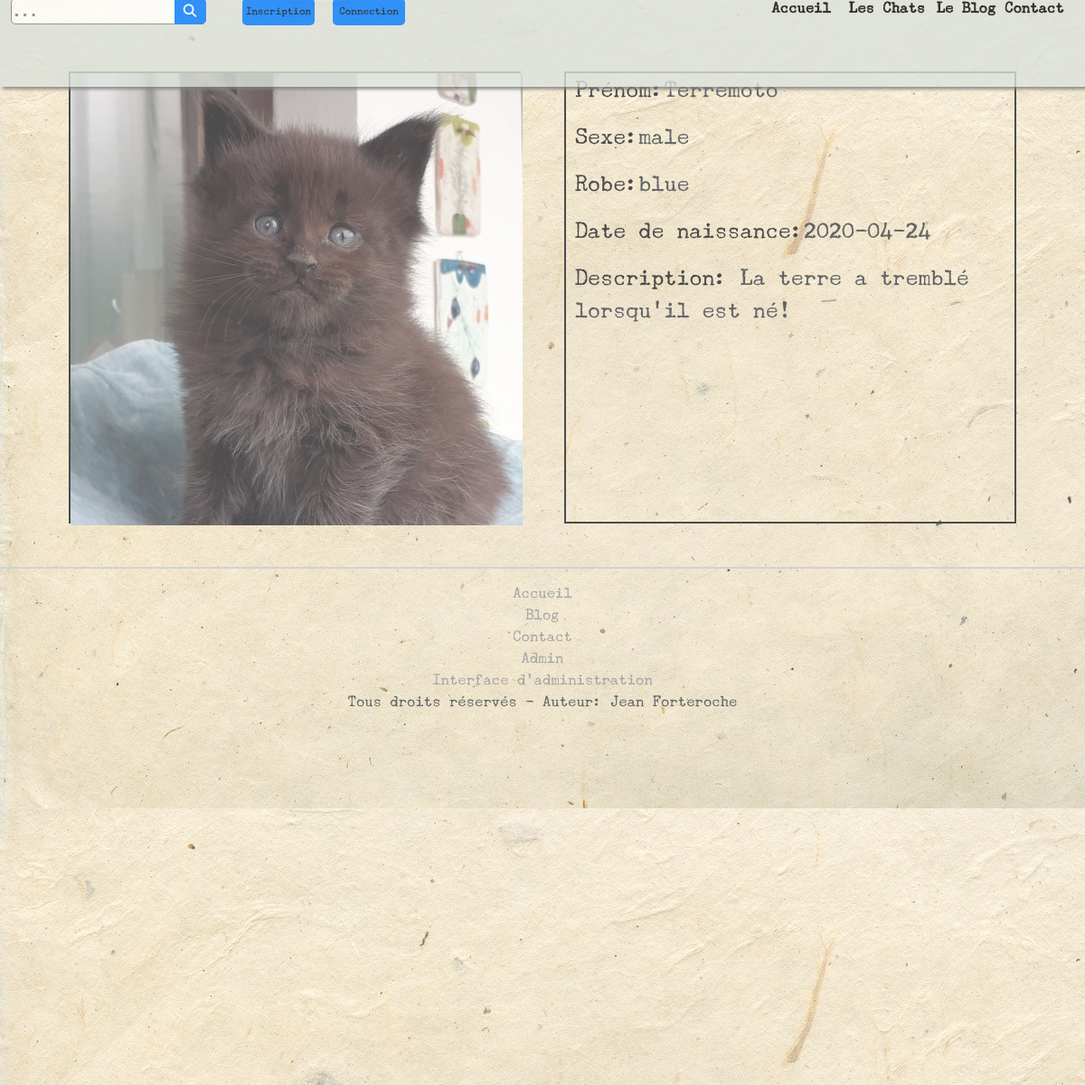
The app's page /index.php?action=maine_coon_kittens with its own data.
### tables this page shows
CREATE TABLE IF NOT EXISTS `cat_data` (
  `id` int(250) NOT NULL AUTO_INCREMENT,
  `name` varchar(250) NOT NULL,
  `breeder` varchar(250) NOT NULL,
  `gender` varchar(250) NOT NULL,
  `dob` date NOT NULL,
  `coat_color` varchar(250) NOT NULL,
  `hair_type` varchar(250) NOT NULL,
  `tabby_marking` varchar(250) NOT NULL,
  `eye_coloration` varchar(250) NOT NULL,
  `pattern_of_coat` varchar(250) NOT NULL,
  `breed` varchar(250) NOT NULL,
  `status` varchar(250) NOT NULL,
  `cat_shows` varchar(250) NOT NULL,
  `location` varchar(250) NOT NULL,
  `identification` varchar(250) NOT NULL,
  `description` varchar(250) NOT NULL,
  `image` varchar(250) NOT NULL,
  `age_category` varchar(100) NOT NULL,
  PRIMARY KEY (`id`)
);

### controller/controller.php (called while the page is built, shortened)
<?php
require_once('./model/CatManager.php');
function displayAllKittens(){
    $catManager = new \Sebastien\Blog\Model\CatManager();
    $req = $catManager->getAllKittens();
    require('./view/frontend/maine_coon_kittens_view.php');
}

### model/CatManager.php (called while the page is built, shortened)
<?php
class CatManager extends Manager
{
	public function getAllKittens(){
	$db = $this->dbConnect();
	$req = $db->query("SELECT * FROM cat_data WHERE age_category ='kitten' ORDER BY id DESC");
	return $req;
	}
}

### view/frontend/maine_coon_kittens_view.php (the view, shortened to what this page needs)
<div class="content_size">
	<div id="top"></div>
<?php
while($data= $req->fetch(PDO::FETCH_ASSOC)) {
			?>
		<div>
			<div id="cat_presentation">
			<div id="cat_picture"><img src="./uploads/<?php echo $data['image'];?>"></div>
			<div id="cat_info">
				<p><span class="info_title">Prénom:</span><?php echo $data['name'];?></p>
				<p><span class="info_title">Sexe:</span><?php echo $data['gender'];?></p>
				<p><span class="info_title">Robe:</span><?php echo $data['coat_color'];?></p>
				<p><span class="info_title">Date de naissance:</span><?php echo $data['dob'];?></p>
				<p><span class="info_title">Description:</span><?php echo $data['description'];?></p>
			</div>
		</div>
		<?php
		}
		?>
<?php require('template.php'); ?>

### public/css/style.css (style rules this page uses)
html { scroll-behavior: smooth; }
body { margin-left: auto; margin-right: auto; font-family: 'Underwood Champion', Arial, Verdana, sans-serif; }
#top { height: 6em; }
span { margin-left: 25%; margin-top: 10%; font-size: 1.5em; }
.content_size { min-height: 1200px; background-image: url(../images/alaska_img6.jpg); background-repeat: repeat; position: relative; padding-bottom: 20px; width: 100%; margin: 0 auto; top: 0%; z-index:10; opacity: 0.7; }
#cat_presentation { display: flex; margin: 0 auto; justify-content: center; }
#cat_picture { width:500px; height:500px; border: solid black 2px; margin: 2%; }
#cat_info { width:500px; height:500px; padding-left: 10px; border: solid black 2px; margin: 2%; font-weight: 400; font-size: 1.5rem; }
.info_title { color: black; font-weight: 400; font-size: 1.5rem; }
span.info_title { margin:0; }
img { width: 500px; height: 500px; }
#top { height:55px; width: 100%; }

### records on screen
cat_data: image (picture), name "Terremoto", gender "male", coat_color "blue", dob "2020-04-24", description "La terre a tremblé lorsqu'il est né!"
